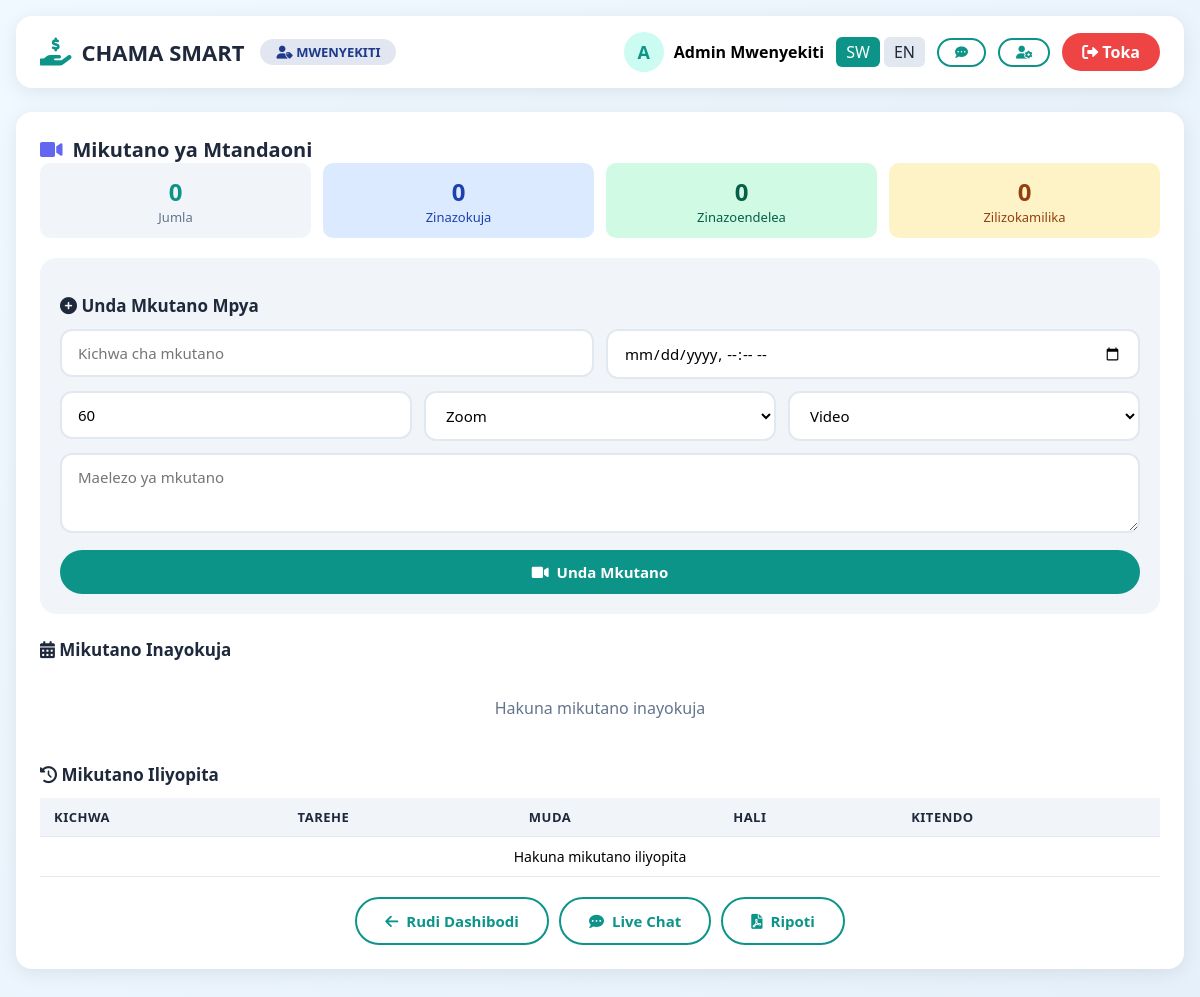
The page /meetings.php (signed in) on the database its author committed.
### tables this page shows
CREATE TABLE wanakikundi (
    id INT AUTO_INCREMENT PRIMARY KEY,
    first_name VARCHAR(50) NOT NULL,
    last_name VARCHAR(50) NOT NULL,
    phone VARCHAR(15) UNIQUE NOT NULL,
    email VARCHAR(100),
    nida VARCHAR(20) UNIQUE,
    role ENUM('mwenyekiti','katibu','mhazina','mkaguzi','mwanakikundi') DEFAULT 'mwanakikundi',
    password VARCHAR(255) NOT NULL,
    savings DECIMAL(12,2) DEFAULT 0,
    monthly_income DECIMAL(12,2) DEFAULT 0,
    language ENUM('sw','en') DEFAULT 'sw',
    mpesa_phone VARCHAR(15),
    status ENUM('pending','active','inactive','suspended') DEFAULT 'pending',
    confirmed_by INT,
    confirmed_at TIMESTAMP,
    join_date DATE DEFAULT (CURRENT_DATE),
    last_login TIMESTAMP,
    created_at TIMESTAMP DEFAULT CURRENT_TIMESTAMP,
    FOREIGN KEY (confirmed_by) REFERENCES wanakikundi(id)
);

### config.php (called while the page is built, shortened)
<?php
try {
    $pdo = new PDO("mysql:host=".DB_HOST.";dbname=".DB_NAME, DB_USER, DB_PASS);
    $pdo->setAttribute(PDO::ATTR_ERRMODE, PDO::ERRMODE_EXCEPTION);
    $pdo->setAttribute(PDO::ATTR_DEFAULT_FETCH_MODE, PDO::FETCH_ASSOC);
} catch(PDOException $e) {
    die("Database connection failed: " . $e->getMessage());
}
function isLoggedIn() {
    return isset($_SESSION['user_id']);
}
function getCurrentUser() {
    global $pdo;
    $stmt = $pdo->prepare("SELECT * FROM wanakikundi WHERE id = ?");
    $stmt->execute([$_SESSION['user_id']]);
    return $stmt->fetch();
}
function hasRole($roles) {
    $user = getCurrentUser();
    return in_array($user['role'], $roles);
}
function getLanguage() {
    $user = getCurrentUser();
    if($user && isset($user['language'])) {
        return $user['language'];
    }
    return $_SESSION['lang'] ?? 'sw';
}
function t($key, $lang = null) {
    global $pdo;
    if(!$lang) $lang = getLanguage();
    static $translations = [];
    if(empty($translations)) {
        $stmt = $pdo->query("SELECT * FROM translations");
        while($row = $stmt->fetch()) {
            $translations[$row['key_string']] = $row;
        }
    }
    if(isset($translations[$key])) {
        return $lang === 'en' ? $translations[$key]['english'] : $translations[$key]['swahili'];
    }
    return $key;
}
?>

### meetings.php (the view, shortened to what this page needs)
<?php
require_once 'config.php';
$stmt = $pdo->query("SELECT m.*, CONCAT(u.first_name, ' ', u.last_name) as creator_name
                     FROM meetings m
                     LEFT JOIN wanakikundi u ON m.created_by = u.id
                     WHERE m.status != 'cancelled'
                     ORDER BY m.meeting_date DESC");
$meetings = $stmt->fetchAll();
$stmt = $pdo->query("SELECT
                     COUNT(*) as total,
                     SUM(CASE WHEN status = 'scheduled' THEN 1 ELSE 0 END) as scheduled,
                     SUM(CASE WHEN status = 'ongoing' THEN 1 ELSE 0 END) as ongoing,
                     SUM(CASE WHEN status = 'completed' THEN 1 ELSE 0 END) as completed
                     FROM meetings");
$stats = $stmt->fetch();
?>
<!DOCTYPE html>
<html lang="<?php echo getLanguage(); ?>">
<head>
    <link rel="stylesheet" href="assets/css/style.css">
    <link rel="stylesheet" href="https://cdnjs.cloudflare.com/ajax/libs/font-awesome/6.0.0-beta3/css/all.min.css">
</head>
<body>
    <div class="container">
        <?php include 'includes/header.php'; ?>
        <div class="dashboard-card fade-in">
            <h2><i class="fas fa-video" style="color: #6366f1;"></i> Mikutano ya Mtandaoni</h2>
            <div style="display: grid; grid-template-columns: repeat(auto-fit, minmax(120px, 1fr)); gap: 12px; margin-bottom: 20px;">
                <div style="background: #f1f5f9; padding: 12px; border-radius: 10px; text-align: center;">
                    <div style="font-size: 24px; font-weight: 700; color: #0d9488;"><?php echo $stats['total'] ?? 0; ?></div>
                    <div style="font-size: 13px; color: #64748b;">Jumla</div>
                </div>
                <div style="background: #dbeafe; padding: 12px; border-radius: 10px; text-align: center;">
                    <div style="font-size: 24px; font-weight: 700; color: #1e40af;"><?php echo $stats['scheduled'] ?? 0; ?></div>
                    <div style="font-size: 13px; color: #1e40af;">Zinazokuja</div>
                </div>
                <div style="background: #d1fae5; padding: 12px; border-radius: 10px; text-align: center;">
                    <div style="font-size: 24px; font-weight: 700; color: #065f46;"><?php echo $stats['ongoing'] ?? 0; ?></div>
                    <div style="font-size: 13px; color: #065f46;">Zinazoendelea</div>
                </div>
                <div style="background: #fef3c7; padding: 12px; border-radius: 10px; text-align: center;">
                    <div style="font-size: 24px; font-weight: 700; color: #92400e;"><?php echo $stats['completed'] ?? 0; ?></div>
                    <div style="font-size: 13px; color: #92400e;">Zilizokamilika</div>
                </div>
            </div>
            <?php if(hasRole(['mwenyekiti', 'katibu'])): ?>
            <div style="background: #f1f5f9; padding: 20px; border-radius: 16px; margin-bottom: 24px;">
                <h3><i class="fas fa-plus-circle"></i> Unda Mkutano Mpya</h3>
                <form method="POST">
                    <div style="display: grid; grid-template-columns: 1fr 1fr; gap: 12px;">
                        <div class="form-group" style="margin-bottom: 0;">
                            <input type="text" name="title" placeholder="Kichwa cha mkutano" required>
                        </div>
                        <div class="form-group" style="margin-bottom: 0;">
                            <input type="datetime-local" name="meeting_date" required>
                        </div>
                    </div>
                    <div style="display: grid; grid-template-columns: 1fr 1fr 1fr; gap: 12px; margin-top: 12px;">
                        <div class="form-group" style="margin-bottom: 0;">
                            <input type="number" name="duration" placeholder="Muda (dakika)" value="60">
                        </div>
                        <div class="form-group" style="margin-bottom: 0;">
                            <select name="platform">
                                <option value="zoom">Zoom</option>
                            </select>
                        </div>
                        <div class="form-group" style="margin-bottom: 0;">
                            <select name="meeting_type">
                                <option value="video">Video</option>
                            </select>
                        </div>
                    </div>
                    <div class="form-group" style="margin-top: 12px; margin-bottom: 0;">
                        <textarea name="description" placeholder="Maelezo ya mkutano" rows="2"></textarea>
                    </div>
                    <button type="submit" class="btn btn-primary" style="margin-top: 12px;">
                        <i class="fas fa-video"></i> Unda Mkutano
                    </button>
                </form>
            </div>
            <?php endif; ?>
            <h3><i class="fas fa-calendar-alt"></i> Mikutano Inayokuja</h3>
            <div style="display: grid; gap: 16px; margin-top: 16px;">
                <?php
                $upcoming = array_filter($meetings, function($m) {
                    return strtotime($m['meeting_date']) > time() && $m['status'] !== 'cancelled';
                });
                ?>
                <?php if(empty($upcoming)): ?>
                <p style="color: #64748b; text-align: center; padding: 20px;">Hakuna mikutano inayokuja</p>
                <?php endif; ?>
            </div>
            <h3 style="margin-top: 24px;"><i class="fas fa-history"></i> Mikutano Iliyopita</h3>
            <div class="table-responsive">
                <table>
                    <thead>
                        <tr>
                            <th>Kichwa</th>
                            <th>Tarehe</th>
                            <th>Muda</th>
                            <th>Hali</th>
                            <th>Kitendo</th>
                        </tr>
                    </thead>
                    <tbody>
                        <?php
                        $past = array_filter($meetings, function($m) {
                            return strtotime($m['meeting_date']) < time() || $m['status'] === 'completed';
                        });
                        ?>
                        <?php if(empty($past)): ?>
                        <tr><td colspan="5" style="text-align: center;">Hakuna mikutano iliyopita</td></tr>
                        <?php endif; ?>
                    </tbody>
                </table>
            </div>
            <div style="margin-top: 20px; display: flex; gap: 10px; flex-wrap: wrap; justify-content: center;">
                <a href="dashboard.php" class="btn btn-outline" style="width: auto;">
                    <i class="fas fa-arrow-left"></i> Rudi Dashibodi
                </a>
                <a href="chat.php" class="btn btn-outline" style="width: auto;">
                    <i class="fas fa-comment-dots"></i> Live Chat
                </a>
                <a href="reports.php" class="btn btn-outline" style="width: auto;">
                    <i class="fas fa-file-pdf"></i> Ripoti
                </a>
            </div>
        </div>
    </div>
</body>
</html>

### includes/header.php (shortened to what this page needs)
<?php
$user = getCurrentUser();
$current_lang = getLanguage();
?>
<div class="header">
    <div class="header-left">
        <a href="dashboard.php" class="brand">
            <i class="fas fa-hand-holding-usd"></i>
            <h1><?php echo APP_NAME; ?></h1>
        </a>
        <span class="user-role role-<?php echo $user['role']; ?>">
            <i class="fas fa-user-tag"></i> <?php echo strtoupper($user['role']); ?>
        </span>
    </div>
    <div class="header-right">
        <div class="user-info">
            <div class="avatar">
                <?php echo strtoupper(substr($user['first_name'], 0, 1)); ?>
            </div>
            <span><strong><?php echo htmlspecialchars($user['first_name'] . ' ' . $user['last_name']); ?></strong></span>
        </div>
        <div style="display: flex; gap: 4px;">
            <a href="language.php?lang=sw" style="padding: 4px 10px; border-radius: 6px; text-decoration: none; <?php echo $current_lang === 'sw' ? 'background: #0d9488; color: white;' : 'background: #e2e8f0; color: #1e293b;'; ?>">
                SW
            </a>
            <a href="language.php?lang=en" style="padding: 4px 10px; border-radius: 6px; text-decoration: none; <?php echo $current_lang === 'en' ? 'background: #0d9488; color: white;' : 'background: #e2e8f0; color: #1e293b;'; ?>">
                EN
            </a>
        </div>
        <a href="chat.php" class="btn btn-sm btn-outline" style="position: relative;">
            <i class="fas fa-comment-dots"></i>
        </a>
        <a href="profile.php" class="btn btn-sm btn-outline">
            <i class="fas fa-user-cog"></i>
        </a>
        <a href="logout.php" class="btn-logout">
            <i class="fas fa-sign-out-alt"></i> <?php echo t('logout'); ?>
        </a>
    </div>
</div>

### assets/css/style.css (style rules this page uses)
:root { --primary: #0d9488; --primary-dark: #0f766e; --primary-light: #ccfbf1; --secondary: #6366f1; --success: #10b981; --danger: #ef4444; --warning: #f59e0b; --info: #3b82f6; --dark: #1e293b; --gray: #64748b; --light: #f8fafc; --white: #ffffff; --shadow: 0 4px 20px rgba(0,0,0,0.08); --radius: 16px; --transition: all 0.3s ease; }
* { margin: 0; padding: 0; box-sizing: border-box; font-family: 'Segoe UI', Tahoma, Geneva, Verdana, sans-serif; }
body { background: linear-gradient(135deg, #f0f9ff 0%, #e6f0fa 100%); min-height: 100vh; padding: 16px; }
.container { max-width: 1400px; margin: 0 auto; }
.form-group { margin-bottom: 16px; }
.form-group input, .form-group select, .form-group textarea { width: 100%; padding: 12px 16px; border: 2px solid #e2e8f0; border-radius: 12px; font-size: 15px; transition: var(--transition); background: var(--white); }
.form-group textarea { resize: vertical; min-height: 80px; }
.btn { display: inline-flex; align-items: center; justify-content: center; gap: 8px; padding: 12px 28px; border: none; border-radius: 40px; font-weight: 700; font-size: 15px; cursor: pointer; transition: var(--transition); text-decoration: none; width: 100%; }
.btn-primary { background: var(--primary); color: var(--white); }
.btn-outline { background: transparent; border: 2px solid var(--primary); color: var(--primary); }
.btn-sm { padding: 6px 16px; font-size: 13px; width: auto; }
.btn-logout { background: var(--danger); color: var(--white); padding: 8px 20px; border-radius: 40px; text-decoration: none; font-weight: 600; transition: var(--transition); }
.header { background: var(--white); padding: 16px 24px; border-radius: var(--radius); display: flex; justify-content: space-between; align-items: center; margin-bottom: 24px; box-shadow: var(--shadow); flex-wrap: wrap; gap: 12px; }
.header-left { display: flex; align-items: center; gap: 16px; flex-wrap: wrap; }
.header-left .brand { display: flex; align-items: center; gap: 10px; text-decoration: none; }
.header-left .brand h1 { font-size: 22px; color: var(--dark); font-weight: 700; }
.header-left .brand i { font-size: 28px; color: var(--primary); }
.user-role { padding: 4px 16px; border-radius: 40px; font-weight: 700; font-size: 13px; }
.role-mwenyekiti { background: #1e3a8a20; color: #1e3a8a; }
.header-right { display: flex; align-items: center; gap: 12px; flex-wrap: wrap; }
.header-right .user-info { display: flex; align-items: center; gap: 10px; }
.header-right .user-info .avatar { width: 40px; height: 40px; border-radius: 50%; background: var(--primary-light); display: flex; align-items: center; justify-content: center; color: var(--primary); font-weight: 700; font-size: 18px; }
.dashboard-card { background: var(--white); padding: 24px; border-radius: var(--radius); margin-bottom: 24px; box-shadow: var(--shadow); }
.dashboard-card h2 { font-size: 20px; color: var(--dark); display: flex; align-items: center; gap: 10px; }
.dashboard-card h2 i { color: var(--primary); }
.dashboard-card h3 { font-size: 17px; color: var(--dark); margin: 16px 0 12px 0; }
.table-responsive { overflow-x: auto; -webkit-overflow-scrolling: touch; }
table { width: 100%; border-collapse: collapse; font-size: 14px; }
th, td { padding: 10px 14px; text-align: left; border-bottom: 1px solid #e2e8f0; }
th { background: #f1f5f9; font-weight: 700; color: var(--dark); white-space: nowrap; font-size: 13px; text-transform: uppercase; letter-spacing: 0.5px; }
.fade-in { animation: fadeIn 0.5s ease; }

### rows shown on the page
wanakikundi: role "MWENYEKITI", first_name "A", first_name+last_name "Admin Mwenyekiti"

### other values the page prints
APP_NAME "CHAMA SMART"
t('logout') "Toka"
$stats['total'] "0"
$stats['scheduled'] "0"
$stats['ongoing'] "0"
$stats['completed'] "0"
